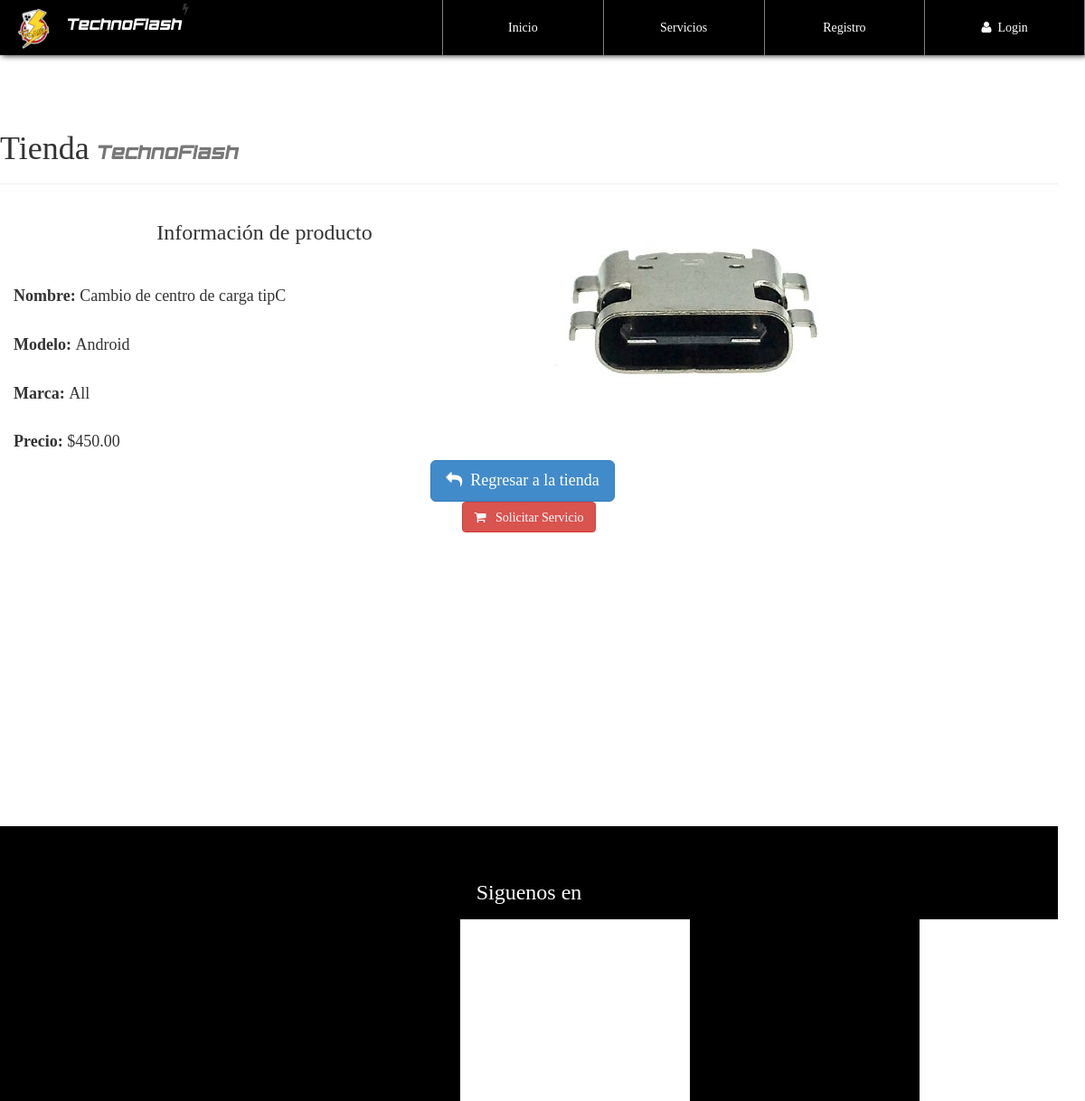
/infoProd.php?CodigoProd=2, run on the app's committed database.
### tables this page shows
CREATE TABLE `producto` (
  `CodigoProd` varchar(30) NOT NULL,
  `NombreProd` varchar(30) NOT NULL,
  `CodigoCat` varchar(30) NOT NULL,
  `Precio` decimal(30,2) NOT NULL,
  `Modelo` varchar(30) NOT NULL,
  `Marca` varchar(30) NOT NULL,
  `Stock` int(20) NOT NULL,
  `Imagen` varchar(150) NOT NULL,
  `Nombre` varchar(30) NOT NULL
);

### library/consulSQL.php (called while the page is built, shortened)
<?php
class ejecutarSQL {
    public static function conectar() {
        $host_db = "localhost";
        $usuario_db = "root";
        $clave_db = "";
        $nombre_db = "store";
        if(!$con = new mysqli($host_db, $usuario_db, $clave_db, $nombre_db)){
            die("Error en el servidor, verifique sus datos");
        }
        return $con;
    }
    public static function consultar($query) {
        $consul=mysqli_query(ejecutarSQL::conectar(),$query) or die ("Problemas al insertar".mysqli_error(ejecutarSQL::conectar()));
        return $consul;
    }
}

### infoProd.php (the view, shortened to what this page needs)
<?php
include './library/consulSQL.php';
?>
<!DOCTYPE html>
<html lang="es">
<head>
    <?php include './inc/link.php'; ?>
</head>
<body id="container-page-product">
    <?php include './inc/navbar.php'; ?>
    <section id="infoproduct">
        <div class="container">
            <div class="row">
                <div class="page-header">
                    <h1>Tienda <small class="tittles-pages-logo">TechnoFlash</small></h1>
                </div>
                <?php
                    $CodigoProducto=$_GET['CodigoProd'];
                    $productoinfo=  ejecutarSQL::consultar("select * from producto where CodigoProd='".$CodigoProducto."'");
                    while($fila=mysqli_fetch_array($productoinfo)){
                        echo '
                            <div class="col-xs-12 col-sm-6">
                                <h3 class="text-center">Información de producto</h3>
                                <br><br>
                                <h4><strong>Nombre: </strong>'.$fila['NombreProd'].'</h4><br>
                                <h4><strong>Modelo: </strong>'.$fila['Modelo'].'</h4><br>
                                <h4><strong>Marca: </strong>'.$fila['Marca'].'</h4><br>
                                <h4><strong>Precio: </strong>$'.$fila['Precio'].'</h4>
                            </div>
                            <div class="col-xs-12 col-sm-6">
                                <br><br><br>
                                <img class="img-responsive" src="assets/img-products/'.$fila['Imagen'].'">
                            </div>
                            <br><br><br>
                            <div class="col-xs-12 text-center">
                                <a href="product.php" class="btn btn-lg btn-primary"><i class="fa fa-mail-reply"></i>&nbsp;&nbsp;Regresar a la tienda</a> &nbsp;&nbsp;&nbsp;
                                <form action="https://wa.me/529811360143?text=Hola, Me interesa solicitar el servicio de '.$fila['NombreProd'].', me llamo '.$_SESSION['nombreUser'].' y el domicilio de recoleccion es '.$_SESSION['Direccion'].'" method="post" role="form">
                                <button type="submit" value="'.$fila['CodigoProd'].'" class="btn btn-danger"><i class="fa fa-shopping-cart"></i>&nbsp;&nbsp; Solicitar Servicio</button>
                            </div>
                        ';
                    }
                ?>
            </div>
        </div>
    </section>
    <?php include './inc/footer.php'; ?>
</body>
</html>

### css/style.css (style rules this page uses)
body { font-family: "FontFamilySPro"; line-height: 1.5; font-size: 1.4em; width: 100%; height: 100%; margin: 0px; padding: 0px; background-position: center center; background-repeat: no-repeat; background-attachment: fixed; background-size: cover; background-color: #fff; }
section { width: 100%; margin: 0px; padding: 90px 0px; }
.tittles-pages-logo { font-family: "FontFamilyLogo"; }
#container-page-product { background-image: url(../assets/img/font-index.JPG); }
#store, #infoproduct, #container-pedido { background-color: rgba(255,255,255,.97); min-height: 900px; }

### data on the page
producto: NombreProd "Cambio de centro de carga tipC", Modelo "Android", Marca "All", Precio "450.00", Imagen (picture), $fila['CodigoProd'] 2 (drawn)
